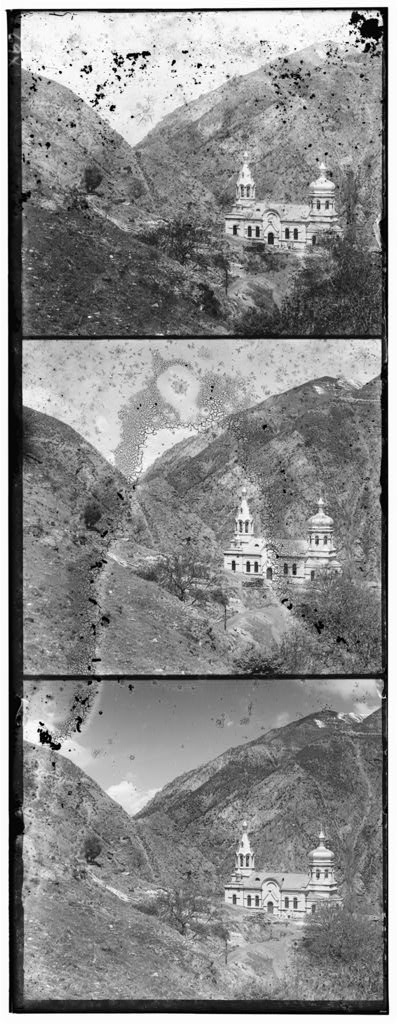
#> input picture data/00056v.jpg, 398 x 1024 px; its folder holds 2 pictures in this run
$ python main.py data
#> lines starting #> are read from the running program, lines starting #| are printed output that depends on the picture
#> pass 2 of the loop in main, `for filename in os.listdir(directory):`:
# library imports
import array as arr
import os
import matplotlib.pyplot as plt
from PIL import Image
import numpy as np
import sys

# normalized cross-correlation algorithm


def ncc(mainImage, searchImage):
    mainImage = mainImage-mainImage.mean(axis=0)
    searchImage = searchImage-searchImage.mean(axis=0)
    return np.sum(((mainImage/np.sqrt(np.sum(np.square(mainImage)))) * (searchImage/np.sqrt(np.sum(np.square(searchImage))))))

# align function for iterating all indexes of image and make control of matches


def align(mainImage, searchImage, t):
    min_limit = -1
    value = np.linspace(-t, t, 2*t, dtype=int)
    for i in value:
        for j in value:
            difference = ncc(mainImage, np.roll(searchImage, [i, j], axis=(0, 1)))
            if difference > min_limit:
                min_limit = difference
                output = [i, j]
    return output

# read image and save as numpy array


def readImage(filename):
#> called with filename = '00056v.jpg'
    imageName = args[1] + "/" + filename
    image = Image.open(imageName)
#> image is the input picture: PIL image 398x1024 L; min 0, max 255, mean 138.2
    image = np.asarray(image)
    print(image.shape)
#| (1024, 398)
    plt.imshow(image)
    cleanImage(image)

# clean borders


def cleanImage(image):
    imageWidth, imageHeight = image.shape
#> imageWidth = 1024; imageHeight = 398
    print(imageWidth, imageHeight)
#| 1024 398
    image = image[int(imageWidth*0.01):int(imageWidth-imageWidth*0.02),
                  int(imageHeight*0.05):int(imageHeight-imageHeight*0.05)]
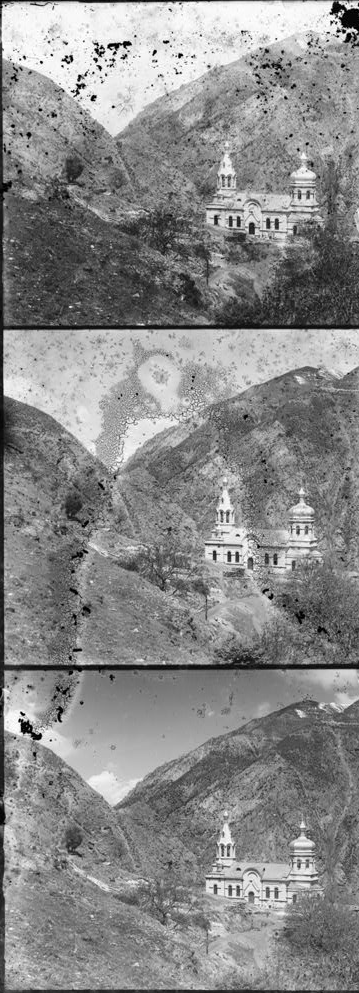
#> image: shape (993, 359); min 0, max 255, mean 137.3
    imageWidth, imageHeight = image.shape
#> imageWidth = 993; imageHeight = 359
    print(imageWidth, imageHeight)
#| 993 359
    plt.imshow(image)
    divideImage(image)

# divide 3 equalas part and distribute to the 3 channels


def divideImage(image):
    imageWidth, imageHeight = image.shape
#> imageWidth = 993; imageHeight = 359
    height = int(imageWidth/3)
#> height = 331

    blueChannel = image[0:height, :]
    greenChannel = image[height:2*height, :]
    redChannel = image[2*height:3*height, :]

    plt.figure()
    plt.imshow(blueChannel)

    plt.figure()
    plt.imshow(greenChannel)

    plt.figure()
    plt.imshow(redChannel)
    registerImage(blueChannel, greenChannel, redChannel)

# register greenChannel and redChannel channels to the blueChannel channel


def registerImage(blueChannel, greenChannel, redChannel):
    alignGreenToBlue = align(blueChannel, greenChannel, 20)
#> the loop in align, `for i in value:` made 40 passes
#> pass 1, in ncc, `mainImage = mainImage-mainImage.mean(axis=0)`:
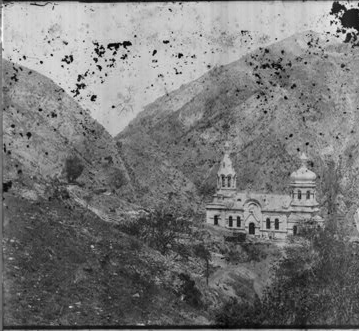
#> mainImage: shape (331, 359) float64; min -152.9, max 172.4, mean 0; drawn with min black and max white
#> pass 1, in ncc (call 3), `searchImage = searchImage-searchImage.mean(axis=0)`:
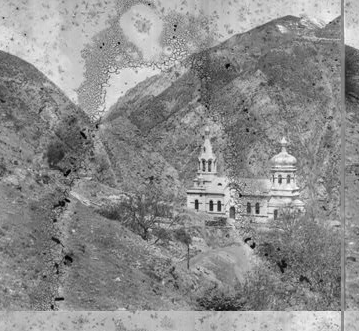
#> searchImage: shape (331, 359) float64; min -156.6, max 126.5, mean 0; drawn with min black and max white
#> after the loop in align, `for i in value:`: min_limit = 0.592; output = [-4, 1]
#> alignGreenToBlue = [-4, 1]
    alignRedtoBlue = align(blueChannel, redChannel, 20)
#> the loop in align (call 2), `for i in value:` made 40 passes
#> pass 1, in ncc (call 1604), `searchImage = searchImage-searchImage.mean(axis=0)`:
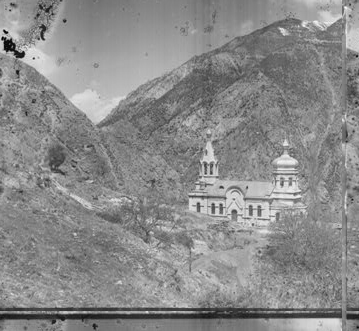
#> searchImage: shape (331, 359) float64; min -169.5, max 141.1, mean 0; drawn with min black and max white
#> alignRedtoBlue = [-8, 0]
    print(alignGreenToBlue, alignRedtoBlue)
#| [-4, 1] [-8, 0]
    rollImage(greenChannel, alignGreenToBlue, redChannel, alignRedtoBlue, blueChannel)

# roll image according to ncc algorithm's match output


def rollImage(greenChannel, alignGreenToBlue, redChannel, alignRedtoBlue, blueChannel):
    g = np.roll(greenChannel, alignGreenToBlue, axis=(0, 1))
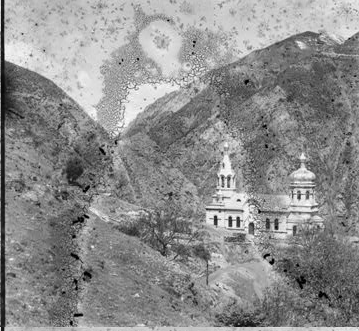
#> g: shape (331, 359); min 0, max 255, mean 140.7
    r = np.roll(redChannel, alignRedtoBlue, axis=(0, 1))
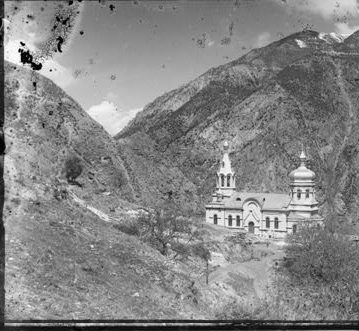
#> r: shape (331, 359); min 0, max 255, mean 133.6
    stackImages(r, g, blueChannel)

# stack r and g in sequence depth wise (along blueChannel) and clear borders


def stackImages(r, g, blueChannel):
    coloured = (np.dstack((r, g, blueChannel))).astype(np.uint8)
    coloured = coloured[int(coloured.shape[0]*0.05):int(coloured.shape[0]-coloured.shape[0]*0.05),
                        int(coloured.shape[1]*0.05):int(coloured.shape[1]-coloured.shape[1]*0.05)]
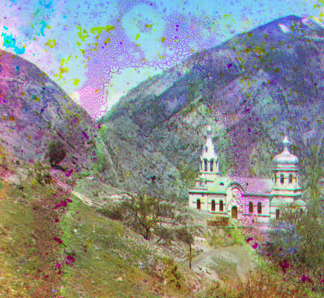
#> coloured: shape (298, 324, 3); mean of channels 0, 1, 2 137.5, 140.5, 140.1; drawn as R, G, B
    coloured = Image.fromarray(coloured)
    saveImage(coloured)

# save image


def saveImage(coloured):
    coloured.save("aligned_" + file)
    plt.figure()
    plt.imshow(coloured)

# initialize part


def main():
    global args
    args = sys.argv
    print(args[1])

    directory = args[1] + "/"
    images = []

    for filename in os.listdir(directory):
        f = os.path.join(directory, filename)
        if os.path.isfile(f):
            images.append(f.split("/")[1])
    print(images)

    for filename in images:
        global file
        file = filename
        readImage(filename)
#> pass 2 of the loop in main, `for filename in images:`:
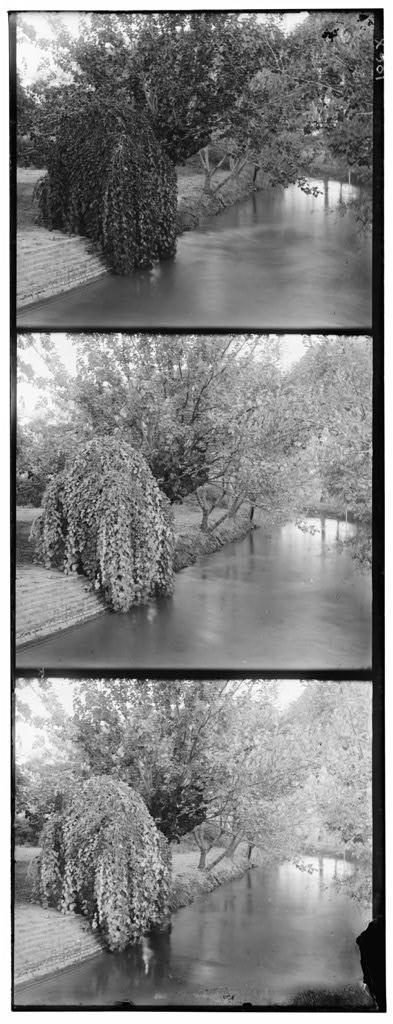
#> input picture data/00088v.jpg, 393 x 1024 px
#> in readImage, image is the input picture: PIL image 393x1024 L; min 0, max 255, mean 130.8
#| (1024, 393)
#| 1024 393
#> image: shape (993, 354)
#| 993 354
#> blueChannel: shape (331, 354)
#> greenChannel: shape (331, 354)
#> redChannel: shape (331, 354)
#> the loop in align (call 4), `for i in value:` made 40 passes
#> pass 1, in ncc (call 4804), `searchImage = searchImage-searchImage.mean(axis=0)`:
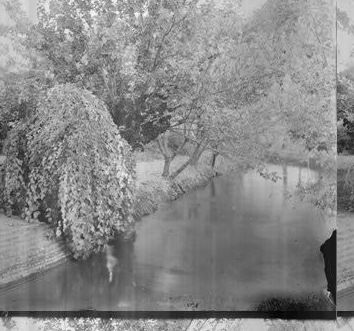
#> searchImage: shape (331, 354) float64; min -169.8, max 146.4, mean 0; drawn with min black and max white
#| [-7, 3] [-16, 5]
#> g: shape (331, 354)
#> r: shape (331, 354)
#> in stackImages (call 2), `coloured = coloured[int(coloured.shape[0]*0.05):int(coloured.shape[0]-..`:
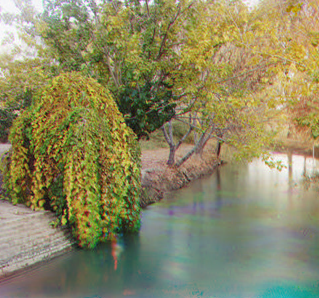
#> coloured: shape (298, 319, 3); mean of channels 0, 1, 2 140, 136.1, 98.4; drawn as R, G, B


if __name__ == "__main__":
    main()
